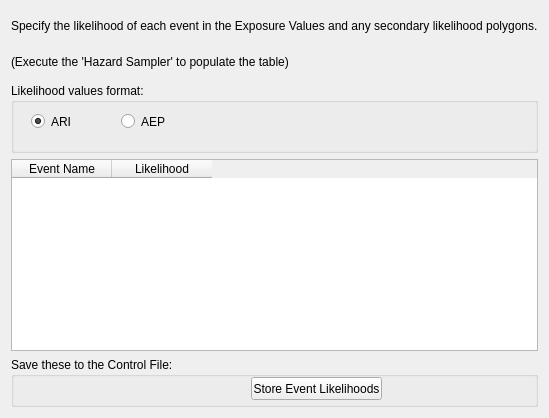
         <widget class="QWidget" name="tab_eaep">
          <attribute name="title">
           <string>Event Likelihoods</string>
          </attribute>
          <layout class="QGridLayout" name="_11">
           <item row="3" column="0">
            <layout class="QVBoxLayout" name="verticalLayout_4">
             <item>
              <widget class="QTableWidget" name="fieldsTable_EL">
               <property name="sizePolicy">
                <sizepolicy hsizetype="Expanding" vsizetype="Expanding">
                 <horstretch>0</horstretch>
                 <verstretch>0</verstretch>
                </sizepolicy>
               </property>
               <property name="minimumSize">
                <size>
                 <width>30</width>
                 <height>30</height>
                </size>
               </property>
               <property name="baseSize">
                <size>
                 <width>200</width>
                 <height>0</height>
                </size>
               </property>
               <property name="editTriggers">
                <set>QAbstractItemView::AnyKeyPressed|QAbstractItemView::DoubleClicked|QAbstractItemView::EditKeyPressed</set>
               </property>
               <property name="dragDropOverwriteMode">
                <bool>false</bool>
               </property>
               <property name="alternatingRowColors">
                <bool>true</bool>
               </property>
               <property name="selectionMode">
                <enum>QAbstractItemView::SingleSelection</enum>
               </property>
               <property name="selectionBehavior">
                <enum>QAbstractItemView::SelectRows</enum>
               </property>
               <property name="gridStyle">
                <enum>Qt::SolidLine</enum>
               </property>
               <property name="wordWrap">
                <bool>false</bool>
               </property>
               <property name="cornerButtonEnabled">
                <bool>false</bool>
               </property>
               <property name="rowCount">
                <number>0</number>
               </property>
               <property name="columnCount">
                <number>2</number>
               </property>
               <column>
                <property name="text">
                 <string>Event Name</string>
                </property>
               </column>
               <column>
                <property name="text">
                 <string>Likelihood</string>
                </property>
               </column>
              </widget>
             </item>
            </layout>
           </item>
           <item row="1" column="0">
            <layout class="QVBoxLayout" name="verticalLayout_3">
             <property name="sizeConstraint">
              <enum>QLayout::SetMinimumSize</enum>
             </property>
             <item>
              <widget class="QLabel" name="label_4">
               <property name="sizePolicy">
                <sizepolicy hsizetype="Preferred" vsizetype="Minimum">
                 <horstretch>0</horstretch>
                 <verstretch>0</verstretch>
                </sizepolicy>
               </property>
               <property name="minimumSize">
                <size>
                 <width>0</width>
                 <height>30</height>
                </size>
               </property>
               <property name="text">
                <string>Specify the likelihood of each event in the Exposure Values and any secondary likelihood polygons.</string>
               </property>
              </widget>
             </item>
             <item>
              <widget class="QLabel" name="label_3">
               <property name="sizePolicy">
                <sizepolicy hsizetype="Preferred" vsizetype="Minimum">
                 <horstretch>0</horstretch>
                 <verstretch>0</verstretch>
                </sizepolicy>
               </property>
               <property name="minimumSize">
                <size>
                 <width>0</width>
                 <height>30</height>
                </size>
               </property>
               <property name="text">
                <string>(Execute the 'Hazard Sampler' to populate the table)</string>
               </property>
              </widget>
             </item>
            </layout>
           </item>
           <item row="2" column="0">
            <widget class="QGroupBox" name="groupBox_3">
             <property name="sizePolicy">
              <sizepolicy hsizetype="Preferred" vsizetype="Minimum">
               <horstretch>0</horstretch>
               <verstretch>0</verstretch>
              </sizepolicy>
             </property>
             <property name="minimumSize">
              <size>
               <width>0</width>
               <height>70</height>
              </size>
             </property>
             <property name="title">
              <string>Likelihood values format:</string>
             </property>
             <widget class="QRadioButton" name="radioButton_ELari">
              <property name="geometry">
               <rect>
                <x>20</x>
                <y>30</y>
                <width>82</width>
                <height>17</height>
               </rect>
              </property>
              <property name="text">
               <string>ARI</string>
              </property>
              <property name="checked">
               <bool>true</bool>
              </property>
              <attribute name="buttonGroup">
               <string notr="true">buttonGroup_ELfmt</string>
              </attribute>
             </widget>
             <widget class="QRadioButton" name="radioButton_ELaep">
              <property name="geometry">
               <rect>
                <x>110</x>
                <y>30</y>
                <width>82</width>
                <height>17</height>
               </rect>
              </property>
              <property name="text">
               <string>AEP</string>
              </property>
              <attribute name="buttonGroup">
               <string notr="true">buttonGroup_ELfmt</string>
              </attribute>
             </widget>
            </widget>
           </item>
           <item row="4" column="0">
            <widget class="QGroupBox" name="groupBox_8">
             <property name="sizePolicy">
              <sizepolicy hsizetype="Preferred" vsizetype="Minimum">
               <horstretch>0</horstretch>
               <verstretch>0</verstretch>
              </sizepolicy>
             </property>
             <property name="minimumSize">
              <size>
               <width>0</width>
               <height>50</height>
              </size>
             </property>
             <property name="title">
              <string>Save these to the Control File:</string>
             </property>
             <widget class="QPushButton" name="pushButton_ELstore">
              <property name="geometry">
               <rect>
                <x>240</x>
                <y>20</y>
                <width>131</width>
                <height>23</height>
               </rect>
              </property>
              <property name="text">
               <string>Store Event Likelihoods</string>
              </property>
             </widget>
            </widget>
           </item>
          </layout>
         </widget>
